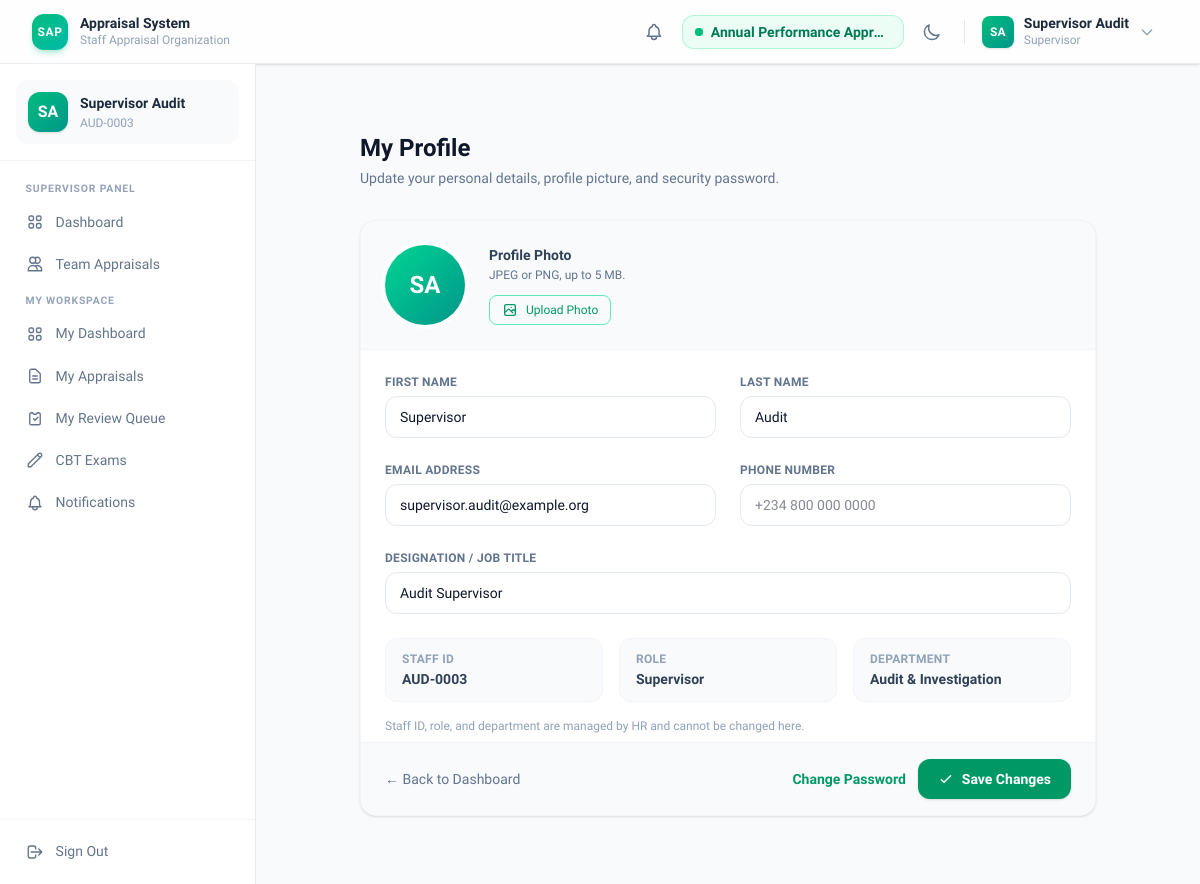
Page /profile/ (signed in) on the earlier database version.
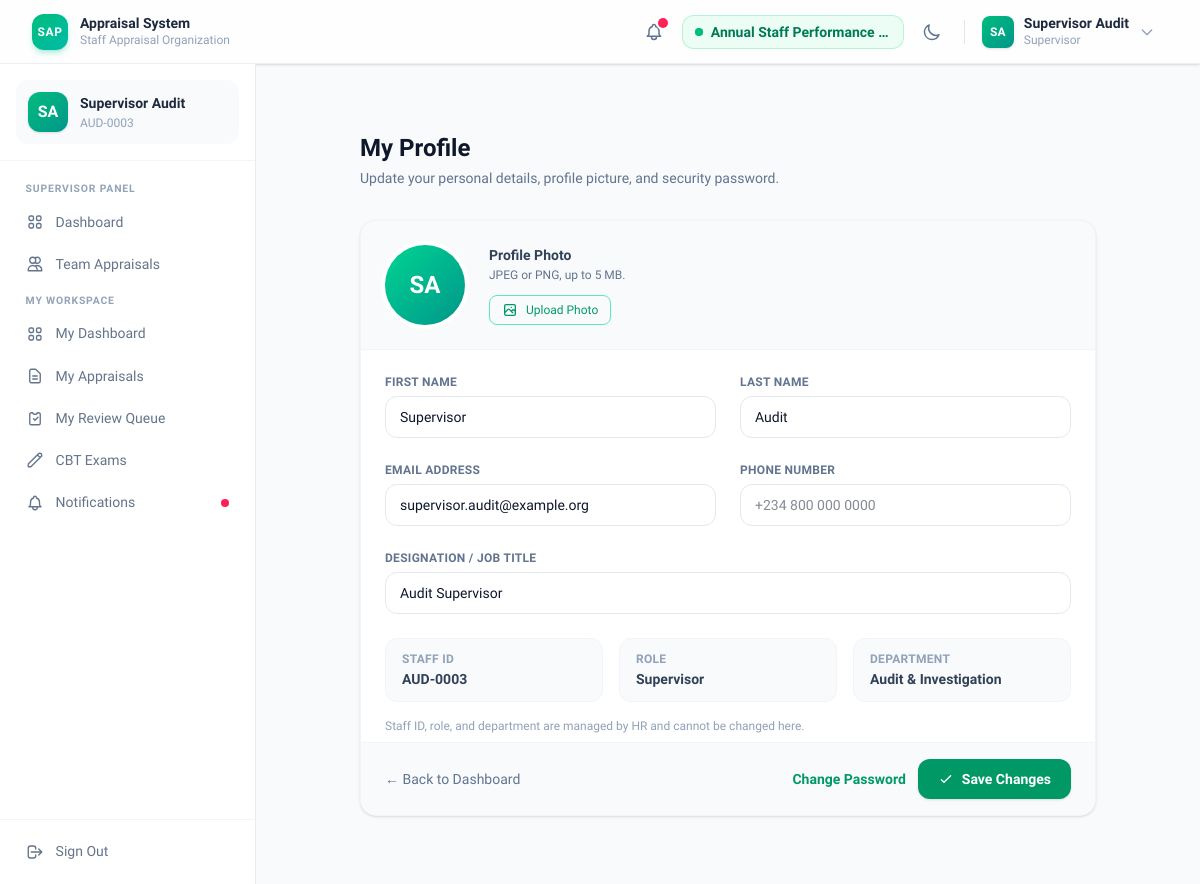
Same page on the later database version.
### appraisals/models.py (models this page shows, shortened)
class AppraisalCycle(models.Model):
    ANNUAL = 'ANNUAL'
    BI_ANNUAL = 'BI_ANNUAL'
    QUARTERLY = 'QUARTERLY'
    FREQUENCY_CHOICES = [
        (ANNUAL, 'Annual'),
        (BI_ANNUAL, 'Bi-Annual'),
        (QUARTERLY, 'Quarterly'),
    ]
    DRAFT = 'DRAFT'
    ACTIVE = 'ACTIVE'
    CLOSED = 'CLOSED'
    ARCHIVED = 'ARCHIVED'
    STATUS_CHOICES = [
        (DRAFT, 'Draft'),
        (ACTIVE, 'Active'),
        (CLOSED, 'Closed'),
        (ARCHIVED, 'Archived'),
    ]
    SCORING_SCALE_CHOICES = [
        (5, '1-5 Scale'),
        (10, '1-10 Scale'),
    ]
    name = models.CharField(max_length=200)
    frequency = models.CharField(
        max_length=20,
        choices=FREQUENCY_CHOICES,
        default=ANNUAL,
    )
    start_date = models.DateField()
    end_date = models.DateField()
    status = models.CharField(
        max_length=20,
        choices=STATUS_CHOICES,
        default=DRAFT,
    )
    scoring_scale = models.PositiveSmallIntegerField(
        choices=SCORING_SCALE_CHOICES,
        default=5,
    )
    branch = models.ForeignKey(
        'branches.Branch',
        on_delete=models.PROTECT,
        null=True,
        blank=True,
        related_name='cycles',
        help_text="Branch this cycle is scoped to. All targeting is filtered by this branch.",
    )
    target_departments = models.ManyToManyField(
        'departments.Department',
        blank=True,
        help_text="If set, only staff in these departments will be assigned this cycle."
    )
    target_staff = models.ManyToManyField(
        settings.AUTH_USER_MODEL,
        blank=True,
        related_name='targeted_cycles',
        help_text="If set, these specific staff will be assigned this cycle."
    )
    excluded_staff = models.ManyToManyField(
        settings.AUTH_USER_MODEL,
        blank=True,
        related_name='excluded_cycles',
        help_text="Staff in this list will never be assigned this cycle."
    )
    created_by = models.ForeignKey(
        settings.AUTH_USER_MODEL,
        on_delete=models.SET_NULL,
        null=True,
        related_name='created_cycles',
    )
    created_at = models.DateTimeField(auto_now_add=True)
    updated_at = models.DateTimeField(auto_now=True)
    archived_at = models.DateTimeField(null=True, blank=True)
    class Meta:
        ordering = ['-start_date']
        verbose_name = 'Appraisal Cycle'
        verbose_name_plural = 'Appraisal Cycles'
    def get_eligible_staff(self):
        from accounts.models import CustomUser
        base_qs = CustomUser.objects.filter(
            is_active=True,
            role__in=[CustomUser.STAFF, CustomUser.SUPERVISOR, CustomUser.HOD, CustomUser.DIRECTORATE, CustomUser.HR_ADMIN]
        )
        has_depts = self.target_departments.exists()
        has_staff = self.target_staff.exists()
        if has_depts or has_staff:
            eligible = CustomUser.objects.none()
            if has_depts:
                eligible = eligible | base_qs.filter(department__in=self.target_departments.all())
            if has_staff:
                eligible = eligible | base_qs.filter(id__in=self.target_staff.values_list('id', flat=True))
            eligible = eligible.distinct()
        else:
            if self.branch:
                eligible = base_qs.filter(branch=self.branch)
            else:
                eligible = base_qs
        if self.excluded_staff.exists():
            eligible = eligible.exclude(id__in=self.excluded_staff.values_list('id', flat=True))
        return eligible

### accounts/views.py (the view, shortened to what this page needs)
# urls.py: path('profile/', views.profile, name='profile'),
@login_required
def profile(request):
    user = request.user
    return render(request, 'accounts/profile.html', {'profile_user': user})

### accounts/models.py (called while the page is built)
    @property
    def full_name(self) -> str:
        name = f"{self.first_name} {self.last_name}".strip()
        return name if name else self.username

### notifications/context_processors.py (called while the page is built)
def unread_notifications(request):
    if request.user.is_authenticated:
        unread = request.user.notifications.filter(is_read=False).order_by('-created_at')
        return {
            'unread_notifications': unread[:5],
            'unread_notifications_count': unread.count()
        }
    return {}

### templates/accounts/profile.html (shortened to what the changed rows need)
{% extends "base.html" %}
{% load static %}
{% block content %}
<div class="max-w-3xl mx-auto py-8 px-4" x-data="{ showPwdModal: false }">
  <div class="mb-8">
    <h1 class="text-2xl font-bold text-slate-900 dark:text-white">My Profile</h1>
  </div>
</div>
{% endblock %}

### templates/base.html (shortened to what the changed rows need)
{% load static %}
<!DOCTYPE html>
<html lang="en" class="h-full"
      x-data="{
          darkMode: localStorage.getItem('theme') === 'dark',
          sidebarOpen: false,
          toggleTheme() {
              this.darkMode = !this.darkMode;
              localStorage.setItem('theme', this.darkMode ? 'dark' : 'light');
          }
      }"
      :class="{ 'dark': darkMode }">
<head>
    <link rel="stylesheet" href="{% static 'css/tailwind.css' %}">
</head>
<body class="h-full flex flex-col bg-slate-50 dark:bg-[#0b0f1a] text-slate-900 dark:text-slate-100 transition-colors duration-200 overflow-hidden">
<header class="shrink-0 h-16 z-40 flex items-center
               bg-white/80 dark:bg-[#0d1117]/80
               backdrop-blur-xl
               border-b border-slate-200/70 dark:border-slate-800/60
               shadow-sm dark:shadow-slate-950/50">
    <div class="w-full px-4 sm:px-6 lg:px-8 flex items-center justify-between gap-4">
        {% if user.is_authenticated %}
        <div class="flex items-center gap-2">
            <div class="relative" x-data="{ notifOpen: false }">
                <button @click="notifOpen = !notifOpen"
                        class="relative p-2.5 rounded-xl text-slate-500 dark:text-slate-400
                               hover:bg-slate-100 dark:hover:bg-slate-800/60
                               transition cursor-pointer focus:outline-none"
                        title="Notifications">
                    {% if unread_notifications_count > 0 %}
                    <span class="absolute top-1.5 right-1.5 flex h-2.5 w-2.5 items-center justify-center rounded-full bg-rose-500 ring-2 ring-white dark:ring-[#0d1117]"></span>
                    {% endif %}
                </button>
            </div>
            {% if all_active_cycles %}
            <div class="relative" x-data="{ cycleOpen: false }">
                {% if all_active_cycles|length > 1 %}
                <button @click="cycleOpen = !cycleOpen"
                        class="inline-flex items-center gap-2 px-3 py-1.5 rounded-xl
                               bg-emerald-50 dark:bg-emerald-950/40
                               border border-emerald-200/80 dark:border-emerald-800/50
                               text-emerald-700 dark:text-emerald-400
                               hover:bg-emerald-100 dark:hover:bg-emerald-900/40
                               transition cursor-pointer focus:outline-none text-sm"
                        title="Switch active cycle">
                    <span class="relative flex h-2 w-2 shrink-0">
                        <span class="animate-ping absolute inline-flex h-full w-full rounded-full bg-emerald-400 opacity-75"></span>
                        <span class="relative inline-flex rounded-full h-2 w-2 bg-emerald-500"></span>
                    </span>
                    <span class="font-semibold truncate max-w-[180px] hidden sm:inline">{{ selected_cycle.name }}</span>
                    <span class="font-semibold sm:hidden">Cycle</span>
                    <svg class="h-3.5 w-3.5 shrink-0 transition-transform" :class="cycleOpen && 'rotate-180'" fill="none" viewBox="0 0 24 24" stroke="currentColor" stroke-width="2.5">
                        <path stroke-linecap="round" stroke-linejoin="round" d="M19 9l-7 7-7-7"/>
                    </svg>
                </button>
                <div x-show="cycleOpen" @click.away="cycleOpen = false"
                     x-transition:enter="transition ease-out duration-150"
                     x-transition:enter-start="opacity-0 translate-y-1 scale-95"
                     x-transition:enter-end="opacity-100 translate-y-0 scale-100"
                     x-transition:leave="transition ease-in duration-100"
                     x-transition:leave-start="opacity-100 translate-y-0 scale-100"
                     x-transition:leave-end="opacity-0 translate-y-1 scale-95"
                     class="absolute right-0 top-full mt-2 w-72
                            bg-white dark:bg-slate-900
                            rounded-2xl shadow-xl shadow-slate-200/60 dark:shadow-slate-950/80
                            border border-slate-100 dark:border-slate-800
                            z-50 overflow-hidden"
                     style="display:none;">
                    <div class="px-4 py-3 border-b border-slate-100 dark:border-slate-800">
                        <h3 class="text-xs font-bold text-slate-400 dark:text-slate-500 uppercase tracking-wider">Switch Active Cycle</h3>
                    </div>
                    <div class="py-1.5 max-h-60 overflow-y-auto">
                        {% for cycle in all_active_cycles %}
                        <form method="post" action="{% url 'accounts:switch_cycle' %}">
                            {% csrf_token %}
                            <input type="hidden" name="cycle_id" value="{{ cycle.id }}">
                            <button type="submit"
                                    class="w-full flex items-center gap-3 px-4 py-2.5 text-left
                                           hover:bg-slate-50 dark:hover:bg-slate-800/60 transition
                                           {% if cycle.id == selected_cycle.id %}bg-emerald-50/60 dark:bg-emerald-950/30{% endif %}">
                                <span class="w-2 h-2 rounded-full shrink-0
                                      {% if cycle.id == selected_cycle.id %}bg-emerald-500{% else %}bg-slate-300 dark:bg-slate-600{% endif %}"></span>
                                <div class="min-w-0 flex-1">
                                    <p class="text-sm font-semibold truncate
                                       {% if cycle.id == selected_cycle.id %}text-emerald-700 dark:text-emerald-400{% else %}text-slate-700 dark:text-slate-300{% endif %}">
                                        {{ cycle.name }}
                                    </p>
                                    <p class="text-xs text-slate-400 dark:text-slate-500 mt-0.5">
                                        {{ cycle.start_date|date:"M d, Y" }} — {{ cycle.end_date|date:"M d, Y" }}
                                    </p>
                                </div>
                                {% if cycle.id == selected_cycle.id %}
                                <svg class="h-4 w-4 text-emerald-500 shrink-0" fill="none" viewBox="0 0 24 24" stroke="currentColor" stroke-width="2.5">
                                    <path stroke-linecap="round" stroke-linejoin="round" d="M5 13l4 4L19 7"/>
                                </svg>
                                {% endif %}
                            </button>
                        </form>
                        {% endfor %}
                    </div>
                </div>
                {% else %}
                <div class="inline-flex items-center gap-2 px-3 py-1.5 rounded-xl
                            bg-emerald-50 dark:bg-emerald-950/40
                            border border-emerald-200/80 dark:border-emerald-800/50
                            text-emerald-700 dark:text-emerald-400 text-sm">
                    <span class="relative flex h-2 w-2 shrink-0">
                        <span class="relative inline-flex rounded-full h-2 w-2 bg-emerald-500"></span>
                    </span>
                    <span class="font-semibold truncate max-w-[180px] hidden sm:inline">{{ selected_cycle.name }}</span>
                </div>
                {% endif %}
            </div>
            {% endif %}
        </div>
        {% endif %}
    </div>
</header>
<div class="flex-1 flex overflow-hidden">
    {% if user.is_authenticated %}
    <aside :class="sidebarOpen ? 'translate-x-0' : '-translate-x-full'"
           class="fixed inset-y-0 left-0 z-40
                  w-64 shrink-0
                  lg:relative lg:translate-x-0 lg:inset-auto
                  flex flex-col
                  bg-white dark:bg-[#0d1117]
                  border-r border-slate-200/80 dark:border-slate-800/50
                  transition-transform duration-300 ease-in-out
                  shadow-xl shadow-slate-200/50 dark:shadow-slate-950/80 lg:shadow-none">
        <nav class="flex-1 overflow-y-auto px-3 py-3 space-y-0.5">
            <a href="{% url 'notifications:list' %}" class="nav-link {% if request.resolver_match.url_name == 'list' and request.resolver_match.app_name == 'notifications' %}active{% endif %}">
                Notifications
                {% if unread_notifications_count > 0 %}
                <span class="ml-auto w-2 h-2 rounded-full bg-rose-500 shrink-0"></span>
                {% endif %}
            </a>
        </nav>
    </aside>
    {% endif %}
    <main class="flex-1 overflow-y-auto">
        <div class="max-w-7xl mx-auto px-5 sm:px-8 lg:px-10 py-7 sm:py-9">
            {% block content %}{% endblock %}
        </div>
    </main>
</div>
</body>
</html>

Differences in the rows shown:
removed AppraisalCycle: name "Annual Performance Appr…"
added AppraisalCycle: name "Annual Staff Performance…"
